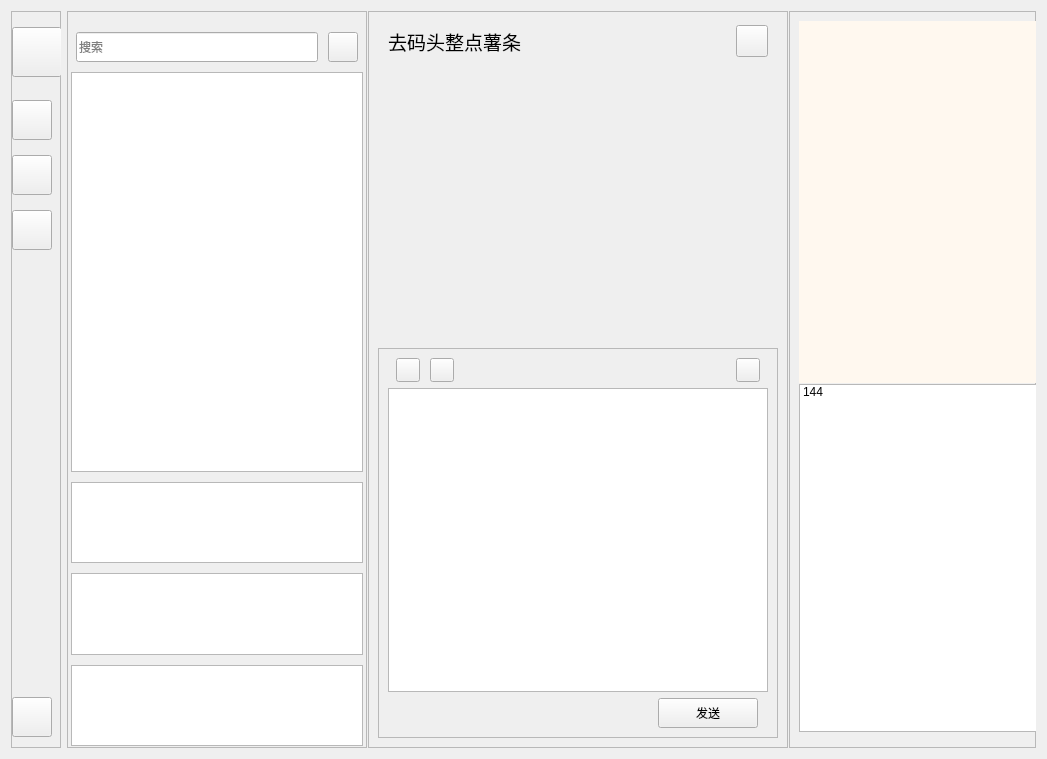
<?xml version="1.0" encoding="UTF-8"?>
<ui version="4.0">
 <class>MainWindow</class>
 <widget class="QWidget" name="MainWindow">
  <property name="geometry">
   <rect>
    <x>0</x>
    <y>0</y>
    <width>1047</width>
    <height>759</height>
   </rect>
  </property>
  <property name="minimumSize">
   <size>
    <width>889</width>
    <height>200</height>
   </size>
  </property>
  <property name="windowTitle">
   <string>MainWindow</string>
  </property>
  <layout class="QGridLayout" name="gridLayout_3">
   <item row="0" column="0">
    <widget class="QFrame" name="navigation_bar">
     <property name="minimumSize">
      <size>
       <width>50</width>
       <height>0</height>
      </size>
     </property>
     <property name="maximumSize">
      <size>
       <width>50</width>
       <height>16777215</height>
      </size>
     </property>
     <property name="frameShape">
      <enum>QFrame::Shape::StyledPanel</enum>
     </property>
     <property name="frameShadow">
      <enum>QFrame::Shadow::Raised</enum>
     </property>
     <layout class="QVBoxLayout" name="verticalLayout">
      <property name="spacing">
       <number>15</number>
      </property>
      <property name="leftMargin">
       <number>0</number>
      </property>
      <property name="topMargin">
       <number>10</number>
      </property>
      <property name="rightMargin">
       <number>0</number>
      </property>
      <property name="bottomMargin">
       <number>10</number>
      </property>
      <item>
       <widget class="QToolButton" name="btn_avatar">
        <property name="minimumSize">
         <size>
          <width>50</width>
          <height>50</height>
         </size>
        </property>
        <property name="maximumSize">
         <size>
          <width>40</width>
          <height>40</height>
         </size>
        </property>
        <property name="cursor">
         <cursorShape>PointingHandCursor</cursorShape>
        </property>
        <property name="toolTip">
         <string>个人信息</string>
        </property>
        <property name="text">
         <string/>
        </property>
       </widget>
      </item>
      <item>
       <spacer name="verticalSpacer_3">
        <property name="orientation">
         <enum>Qt::Orientation::Vertical</enum>
        </property>
        <property name="sizeType">
         <enum>QSizePolicy::Policy::Fixed</enum>
        </property>
        <property name="sizeHint" stdset="0">
         <size>
          <width>13</width>
          <height>13</height>
         </size>
        </property>
       </spacer>
      </item>
      <item>
       <widget class="QToolButton" name="btn_chat">
        <property name="minimumSize">
         <size>
          <width>40</width>
          <height>40</height>
         </size>
        </property>
        <property name="maximumSize">
         <size>
          <width>40</width>
          <height>40</height>
         </size>
        </property>
        <property name="cursor">
         <cursorShape>PointingHandCursor</cursorShape>
        </property>
        <property name="toolTip">
         <string>消息</string>
        </property>
        <property name="text">
         <string/>
        </property>
        <property name="checkable">
         <bool>true</bool>
        </property>
       </widget>
      </item>
      <item>
       <widget class="QToolButton" name="btn_contact">
        <property name="minimumSize">
         <size>
          <width>40</width>
          <height>40</height>
         </size>
        </property>
        <property name="maximumSize">
         <size>
          <width>40</width>
          <height>40</height>
         </size>
        </property>
        <property name="cursor">
         <cursorShape>PointingHandCursor</cursorShape>
        </property>
        <property name="toolTip">
         <string>通讯录</string>
        </property>
        <property name="text">
         <string/>
        </property>
        <property name="checkable">
         <bool>true</bool>
        </property>
       </widget>
      </item>
      <item>
       <widget class="QToolButton" name="btn_robot">
        <property name="minimumSize">
         <size>
          <width>40</width>
          <height>40</height>
         </size>
        </property>
        <property name="maximumSize">
         <size>
          <width>40</width>
          <height>40</height>
         </size>
        </property>
        <property name="cursor">
         <cursorShape>PointingHandCursor</cursorShape>
        </property>
        <property name="toolTip">
         <string>DeepSeek</string>
        </property>
        <property name="text">
         <string/>
        </property>
        <property name="checkable">
         <bool>true</bool>
        </property>
       </widget>
      </item>
      <item>
       <spacer name="verticalSpacer_2">
        <property name="orientation">
         <enum>Qt::Orientation::Vertical</enum>
        </property>
        <property name="sizeHint" stdset="0">
         <size>
          <width>13</width>
          <height>400</height>
         </size>
        </property>
       </spacer>
      </item>
      <item>
       <widget class="QToolButton" name="btn_setting">
        <property name="minimumSize">
         <size>
          <width>40</width>
          <height>40</height>
         </size>
        </property>
        <property name="maximumSize">
         <size>
          <width>40</width>
          <height>40</height>
         </size>
        </property>
        <property name="cursor">
         <cursorShape>PointingHandCursor</cursorShape>
        </property>
        <property name="toolTip">
         <string>设置</string>
        </property>
        <property name="text">
         <string/>
        </property>
       </widget>
      </item>
     </layout>
    </widget>
   </item>
   <item row="0" column="1">
    <widget class="QSplitter" name="splitter_main">
     <property name="orientation">
      <enum>Qt::Orientation::Horizontal</enum>
     </property>
     <property name="handleWidth">
      <number>1</number>
     </property>
     <widget class="QFrame" name="sider_bar">
      <property name="minimumSize">
       <size>
        <width>200</width>
        <height>0</height>
       </size>
      </property>
      <property name="maximumSize">
       <size>
        <width>300</width>
        <height>16777215</height>
       </size>
      </property>
      <property name="frameShape">
       <enum>QFrame::Shape::StyledPanel</enum>
      </property>
      <property name="frameShadow">
       <enum>QFrame::Shadow::Raised</enum>
      </property>
      <layout class="QGridLayout" name="gridLayout_2">
       <property name="leftMargin">
        <number>3</number>
       </property>
       <property name="topMargin">
        <number>20</number>
       </property>
       <property name="rightMargin">
        <number>3</number>
       </property>
       <property name="bottomMargin">
        <number>1</number>
       </property>
       <property name="verticalSpacing">
        <number>10</number>
       </property>
       <item row="4" column="0">
        <widget class="SessionListWidget" name="session_list"/>
       </item>
       <item row="1" column="0">
        <widget class="MsgListWidget" name="msg_list">
         <property name="minimumSize">
          <size>
           <width>0</width>
           <height>400</height>
          </size>
         </property>
         <property name="font">
          <font>
           <pointsize>14</pointsize>
          </font>
         </property>
        </widget>
       </item>
       <item row="2" column="0">
        <widget class="ContactWidget" name="contact_list"/>
       </item>
       <item row="0" column="0">
        <layout class="QHBoxLayout" name="search_h_layout">
         <property name="spacing">
          <number>10</number>
         </property>
         <property name="leftMargin">
          <number>5</number>
         </property>
         <property name="rightMargin">
          <number>5</number>
         </property>
         <item>
          <widget class="SearchLineEdit" name="search">
           <property name="minimumSize">
            <size>
             <width>0</width>
             <height>30</height>
            </size>
           </property>
           <property name="maximumSize">
            <size>
             <width>16777215</width>
             <height>30</height>
            </size>
           </property>
           <property name="toolTip">
            <string>按Esc关闭搜索</string>
           </property>
           <property name="placeholderText">
            <string>搜索</string>
           </property>
           <property name="clearButtonEnabled">
            <bool>true</bool>
           </property>
          </widget>
         </item>
         <item>
          <widget class="QToolButton" name="btn_add">
           <property name="minimumSize">
            <size>
             <width>30</width>
             <height>30</height>
            </size>
           </property>
           <property name="maximumSize">
            <size>
             <width>30</width>
             <height>30</height>
            </size>
           </property>
           <property name="cursor">
            <cursorShape>PointingHandCursor</cursorShape>
           </property>
           <property name="toolTip">
            <string>添加好友</string>
           </property>
           <property name="text">
            <string/>
           </property>
           <property name="popupMode">
            <enum>QToolButton::ToolButtonPopupMode::InstantPopup</enum>
           </property>
          </widget>
         </item>
        </layout>
       </item>
       <item row="3" column="0">
        <widget class="SearchListWidget" name="search_list"/>
       </item>
      </layout>
     </widget>
     <widget class="QFrame" name="chat_bar">
      <property name="minimumSize">
       <size>
        <width>300</width>
        <height>0</height>
       </size>
      </property>
      <property name="frameShape">
       <enum>QFrame::Shape::StyledPanel</enum>
      </property>
      <property name="frameShadow">
       <enum>QFrame::Shadow::Raised</enum>
      </property>
      <layout class="QGridLayout" name="gridLayout">
       <item row="0" column="0">
        <layout class="QHBoxLayout" name="horizontalLayout_3">
         <item>
          <spacer name="horizontalSpacer_6">
           <property name="orientation">
            <enum>Qt::Orientation::Horizontal</enum>
           </property>
           <property name="sizeType">
            <enum>QSizePolicy::Policy::Fixed</enum>
           </property>
           <property name="sizeHint" stdset="0">
            <size>
             <width>10</width>
             <height>20</height>
            </size>
           </property>
          </spacer>
         </item>
         <item>
          <widget class="QLabel" name="label_title">
           <property name="minimumSize">
            <size>
             <width>200</width>
             <height>40</height>
            </size>
           </property>
           <property name="maximumSize">
            <size>
             <width>16777215</width>
             <height>40</height>
            </size>
           </property>
           <property name="font">
            <font>
             <pointsize>14</pointsize>
            </font>
           </property>
           <property name="text">
            <string>去码头整点薯条</string>
           </property>
          </widget>
         </item>
         <item>
          <widget class="QToolButton" name="btn_toggle_group">
           <property name="minimumSize">
            <size>
             <width>32</width>
             <height>32</height>
            </size>
           </property>
           <property name="maximumSize">
            <size>
             <width>32</width>
             <height>32</height>
            </size>
           </property>
           <property name="cursor">
            <cursorShape>PointingHandCursor</cursorShape>
           </property>
           <property name="text">
            <string/>
           </property>
           <property name="checkable">
            <bool>true</bool>
           </property>
          </widget>
         </item>
         <item>
          <spacer name="horizontalSpacer_7">
           <property name="orientation">
            <enum>Qt::Orientation::Horizontal</enum>
           </property>
           <property name="sizeType">
            <enum>QSizePolicy::Policy::Fixed</enum>
           </property>
           <property name="sizeHint" stdset="0">
            <size>
             <width>10</width>
             <height>20</height>
            </size>
           </property>
          </spacer>
         </item>
        </layout>
       </item>
       <item row="1" column="0">
        <widget class="QSplitter" name="splitter_chat">
         <property name="orientation">
          <enum>Qt::Orientation::Vertical</enum>
         </property>
         <property name="handleWidth">
          <number>1</number>
         </property>
         <property name="childrenCollapsible">
          <bool>false</bool>
         </property>
         <widget class="QWidget" name="msg_widget" native="true">
          <property name="minimumSize">
           <size>
            <width>300</width>
            <height>200</height>
           </size>
          </property>
          <property name="font">
           <font>
            <pointsize>11</pointsize>
           </font>
          </property>
          <property name="styleSheet">
           <string notr="true"/>
          </property>
         </widget>
         <widget class="QFrame" name="frame_send">
          <property name="minimumSize">
           <size>
            <width>0</width>
            <height>200</height>
           </size>
          </property>
          <property name="maximumSize">
           <size>
            <width>16777215</width>
            <height>16777215</height>
           </size>
          </property>
          <property name="frameShape">
           <enum>QFrame::Shape::StyledPanel</enum>
          </property>
          <property name="frameShadow">
           <enum>QFrame::Shadow::Raised</enum>
          </property>
          <layout class="QGridLayout" name="gridLayout_4">
           <item row="0" column="0">
            <layout class="QHBoxLayout" name="horizontalLayout">
             <property name="spacing">
              <number>10</number>
             </property>
             <item>
              <spacer name="horizontalSpacer_3">
               <property name="orientation">
                <enum>Qt::Orientation::Horizontal</enum>
               </property>
               <property name="sizeType">
                <enum>QSizePolicy::Policy::Fixed</enum>
               </property>
               <property name="sizeHint" stdset="0">
                <size>
                 <width>8</width>
                 <height>20</height>
                </size>
               </property>
              </spacer>
             </item>
             <item>
              <widget class="QToolButton" name="btn_emojie">
               <property name="minimumSize">
                <size>
                 <width>24</width>
                 <height>24</height>
                </size>
               </property>
               <property name="maximumSize">
                <size>
                 <width>24</width>
                 <height>24</height>
                </size>
               </property>
               <property name="cursor">
                <cursorShape>PointingHandCursor</cursorShape>
               </property>
               <property name="text">
                <string/>
               </property>
              </widget>
             </item>
             <item>
              <widget class="QToolButton" name="btn_open_file">
               <property name="minimumSize">
                <size>
                 <width>24</width>
                 <height>24</height>
                </size>
               </property>
               <property name="maximumSize">
                <size>
                 <width>24</width>
                 <height>24</height>
                </size>
               </property>
               <property name="cursor">
                <cursorShape>PointingHandCursor</cursorShape>
               </property>
               <property name="text">
                <string/>
               </property>
              </widget>
             </item>
             <item>
              <spacer name="horizontalSpacer">
               <property name="orientation">
                <enum>Qt::Orientation::Horizontal</enum>
               </property>
               <property name="sizeHint" stdset="0">
                <size>
                 <width>100</width>
                 <height>20</height>
                </size>
               </property>
              </spacer>
             </item>
             <item>
              <widget class="QToolButton" name="btn_history">
               <property name="minimumSize">
                <size>
                 <width>24</width>
                 <height>24</height>
                </size>
               </property>
               <property name="maximumSize">
                <size>
                 <width>24</width>
                 <height>24</height>
                </size>
               </property>
               <property name="cursor">
                <cursorShape>PointingHandCursor</cursorShape>
               </property>
               <property name="text">
                <string/>
               </property>
              </widget>
             </item>
             <item>
              <spacer name="horizontalSpacer_4">
               <property name="orientation">
                <enum>Qt::Orientation::Horizontal</enum>
               </property>
               <property name="sizeType">
                <enum>QSizePolicy::Policy::Fixed</enum>
               </property>
               <property name="sizeHint" stdset="0">
                <size>
                 <width>8</width>
                 <height>20</height>
                </size>
               </property>
              </spacer>
             </item>
            </layout>
           </item>
           <item row="1" column="0">
            <widget class="QTextEdit" name="textEdit">
             <property name="minimumSize">
              <size>
               <width>300</width>
               <height>100</height>
              </size>
             </property>
             <property name="font">
              <font>
               <pointsize>11</pointsize>
              </font>
             </property>
            </widget>
           </item>
           <item row="2" column="0">
            <layout class="QHBoxLayout" name="horizontalLayout_2">
             <item>
              <spacer name="horizontalSpacer_2">
               <property name="orientation">
                <enum>Qt::Orientation::Horizontal</enum>
               </property>
               <property name="sizeType">
                <enum>QSizePolicy::Policy::Expanding</enum>
               </property>
               <property name="sizeHint" stdset="0">
                <size>
                 <width>170</width>
                 <height>17</height>
                </size>
               </property>
              </spacer>
             </item>
             <item>
              <widget class="QPushButton" name="btn_send">
               <property name="minimumSize">
                <size>
                 <width>100</width>
                 <height>30</height>
                </size>
               </property>
               <property name="maximumSize">
                <size>
                 <width>100</width>
                 <height>30</height>
                </size>
               </property>
               <property name="text">
                <string>发送</string>
               </property>
              </widget>
             </item>
             <item>
              <spacer name="horizontalSpacer_5">
               <property name="orientation">
                <enum>Qt::Orientation::Horizontal</enum>
               </property>
               <property name="sizeType">
                <enum>QSizePolicy::Policy::Fixed</enum>
               </property>
               <property name="sizeHint" stdset="0">
                <size>
                 <width>10</width>
                 <height>20</height>
                </size>
               </property>
              </spacer>
             </item>
            </layout>
           </item>
          </layout>
         </widget>
        </widget>
       </item>
      </layout>
     </widget>
     <widget class="QFrame" name="group_bar">
      <property name="minimumSize">
       <size>
        <width>200</width>
        <height>0</height>
       </size>
      </property>
      <property name="maximumSize">
       <size>
        <width>300</width>
        <height>16777215</height>
       </size>
      </property>
      <property name="frameShape">
       <enum>QFrame::Shape::StyledPanel</enum>
      </property>
      <property name="frameShadow">
       <enum>QFrame::Shadow::Raised</enum>
      </property>
      <widget class="QSplitter" name="splitter_group">
       <property name="geometry">
        <rect>
         <x>10</x>
         <y>10</y>
         <width>271</width>
         <height>711</height>
        </rect>
       </property>
       <property name="orientation">
        <enum>Qt::Orientation::Vertical</enum>
       </property>
       <property name="handleWidth">
        <number>1</number>
       </property>
       <property name="childrenCollapsible">
        <bool>false</bool>
       </property>
       <widget class="QWidget" name="group_notify" native="true">
        <property name="minimumSize">
         <size>
          <width>0</width>
          <height>200</height>
         </size>
        </property>
        <property name="styleSheet">
         <string notr="true">background-color: rgb(255, 248, 239);</string>
        </property>
       </widget>
       <widget class="QListWidget" name="group_members">
        <property name="minimumSize">
         <size>
          <width>0</width>
          <height>300</height>
         </size>
        </property>
        <item>
         <property name="text">
          <string>144</string>
         </property>
        </item>
       </widget>
      </widget>
     </widget>
    </widget>
   </item>
  </layout>
 </widget>
 <customwidgets>
  <customwidget>
   <class>MsgListWidget</class>
   <extends>QListWidget</extends>
   <header>custom/MsgListWidget.h</header>
  </customwidget>
  <customwidget>
   <class>ContactWidget</class>
   <extends>QListWidget</extends>
   <header>custom/ContactWidget.h</header>
  </customwidget>
  <customwidget>
   <class>SessionListWidget</class>
   <extends>QListWidget</extends>
   <header>custom/SessionListWidget.h</header>
  </customwidget>
  <customwidget>
   <class>SearchListWidget</class>
   <extends>QListWidget</extends>
   <header>custom/SearchListWidget.h</header>
  </customwidget>
  <customwidget>
   <class>SearchLineEdit</class>
   <extends>QLineEdit</extends>
   <header>custom/SearchLineEdit.h</header>
  </customwidget>
 </customwidgets>
 <resources/>
 <connections/>
</ui>
